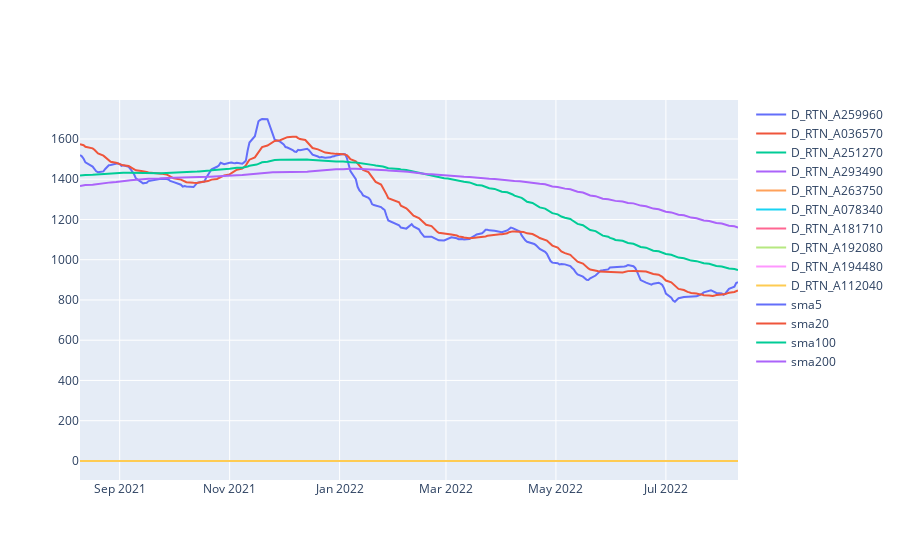

Here is the notebook cell this chart was saved with:
### Code cell
import plotly.graph_objects as go
import numpy as np


# labels = ['D_RTN_A259960','D_RTN_A036570','D_RTN_A251270','D_RTN_A293490','D_RTN_A263750','D_RTN_A078340','D_RTN_A181710','D_RTN_A192080','D_RTN_A194480','D_RTN_A112040',
#     'sma5','sma20','sma100','sma200']
labels = ['D_RTN_A259960','D_RTN_A036570','D_RTN_A251270','D_RTN_A293490','D_RTN_A263750','D_RTN_A078340','D_RTN_A181710','D_RTN_A192080','D_RTN_A194480','D_RTN_A112040',
'sma5','sma20','sma100','sma200']


fig = go.Figure()
for i in range(0,len(labels)):
    fig.add_scatter(name=labels[i])


for i in range(0,len(labels)):
    fig.data[i].x = new_data['date']
    fig.data[i].y = new_data[labels[i]]

fig

### Figure 1 — Plotly figure (JSON) as saved in the notebook; plotly's stock layout.template omitted (floating-point values rounded to 4 significant figures; data arrays with more than 128 entries replaced by an {"elided": "..."} marker saying what was removed)
{"data": [{"name": "D_RTN_A259960", "type": "scatter", "x": {"elided": "247 str values"}, "y": {"elided": "247 float values"}}, {"name": "D_RTN_A036570", "type": "scatter", "x": {"elided": "247 str values"}, "y": {"elided": "247 float values"}}, {"name": "D_RTN_A251270", "type": "scatter", "x": {"elided": "247 str values"}, "y": {"elided": "247 float values"}}, {"name": "D_RTN_A293490", "type": "scatter", "x": {"elided": "247 str values"}, "y": {"elided": "247 float values"}}, {"name": "D_RTN_A263750", "type": "scatter", "x": {"elided": "247 str values"}, "y": {"elided": "247 float values"}}, {"name": "D_RTN_A078340", "type": "scatter", "x": {"elided": "247 str values"}, "y": {"elided": "247 float values"}}, {"name": "D_RTN_A181710", "type": "scatter", "x": {"elided": "247 str values"}, "y": {"elided": "247 float values"}}, {"name": "D_RTN_A192080", "type": "scatter", "x": {"elided": "247 str values"}, "y": {"elided": "247 float values"}}, {"name": "D_RTN_A194480", "type": "scatter", "x": {"elided": "247 str values"}, "y": {"elided": "247 float values"}}, {"name": "D_RTN_A112040", "type": "scatter", "x": {"elided": "247 str values"}, "y": {"elided": "247 float values"}}, {"name": "sma5", "type": "scatter", "x": {"elided": "247 str values"}, "y": {"elided": "247 float values"}}, {"name": "sma20", "type": "scatter", "x": {"elided": "247 str values"}, "y": {"elided": "247 float values"}}, {"name": "sma100", "type": "scatter", "x": {"elided": "247 str values"}, "y": {"elided": "247 float values"}}, {"name": "sma200", "type": "scatter", "x": {"elided": "247 str values"}, "y": {"elided": "247 float values"}}], "layout": {}}
